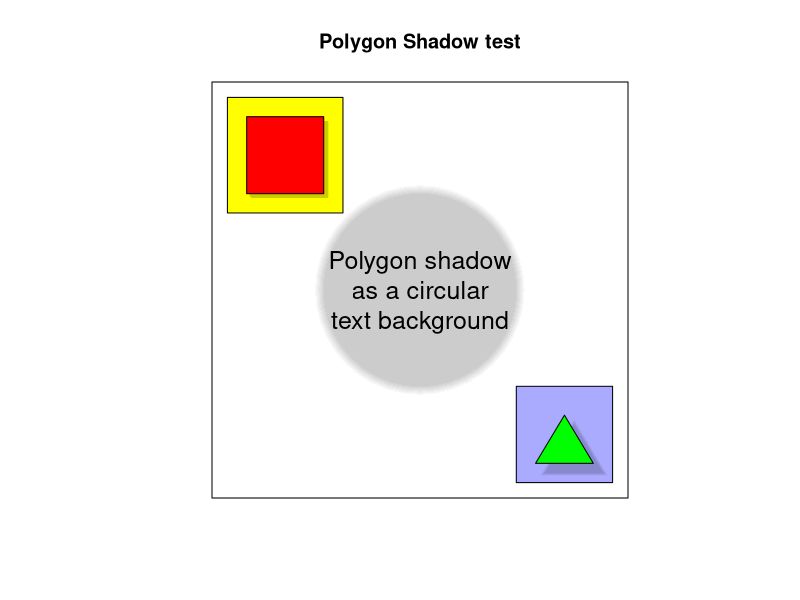

Here is the R script that generated this plot:
library(plotrix)


### Name: polygon.shadow
### Title: Display a shadow effect for an arbitrary polygon
### Aliases: polygon.shadow
### Keywords: misc

### ** Examples

 par(pty="s")
 plot(1:5,type="n",main="Polygon Shadow test",xlab="",ylab="",axes=FALSE)
 box()
 # do a shadow on a yellow square
 polygon(c(1,2.2,2.2,1),c(5,5,3.8,3.8),col="#ffff00")
 polygon.shadow(c(1.2,2,2,1.2),c(4.8,4.8,4,4),col=c("#ffff00","#cccc00"))
 polygon(c(1.2,2,2,1.2),c(4.8,4.8,4,4),col=c("#ff0000"))
 # a green triangle on a light blue square with a big offset
 polygon(c(4,5,5,4),c(2,2,1,1),col="#aaaaff")
 polygon.shadow(c(4.5,4.8,4.2),c(1.7,1.2,1.2),col=c("#aaaaff","#8888cc"),
  offset=c(0.1,-0.1),inflate=c(0.2,0.2))
 polygon(c(4.5,4.8,4.2),c(1.7,1.2,1.2),col=c("#00ff00"))
 # now a circle as a background
 polygon.shadow(cos(seq(0,2*pi,by=pi/20))+3,sin(seq(0,2*pi,by=pi/20))+3,
  offset=c(0,0),inflate=c(0.1,0.1))
 text(3,3,"Polygon shadow\nas a circular\ntext background",cex=1.5)
